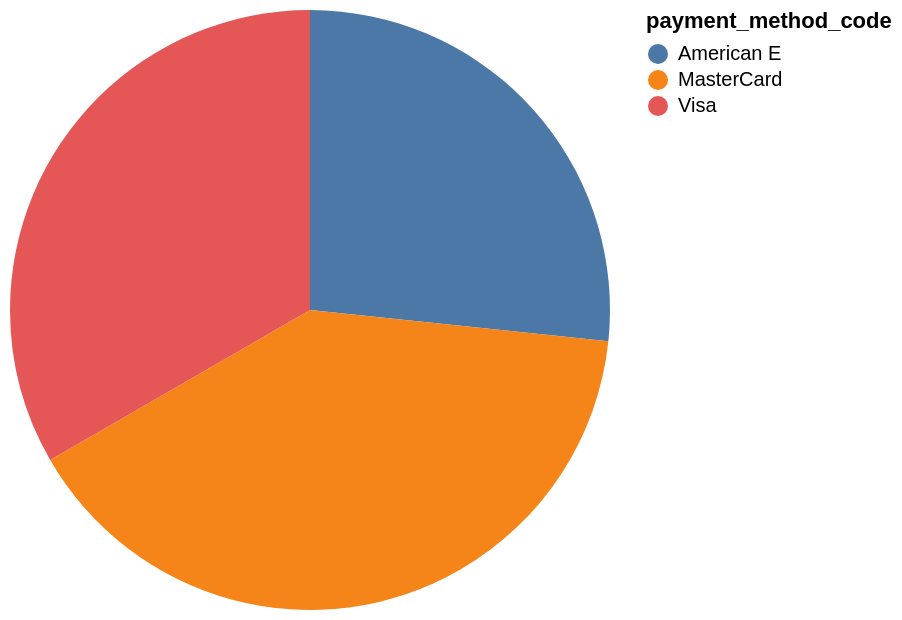

Source (Vega-Lite JSON):
### Vega-Lite specification from a JSON file in a GitHub repository (floating-point values rounded to 4 significant figures)
{"data": {"values": [{"x_data": "American E", "y_data": 4}, {"x_data": "MasterCard", "y_data": 6}, {"x_data": "Visa", "y_data": 5}]}, "mark": "arc", "encoding": {"theta": {"field": "y_data", "type": "quantitative", "title": "count(*)"}, "color": {"field": "x_data", "type": "nominal", "title": "payment_method_code"}}}
